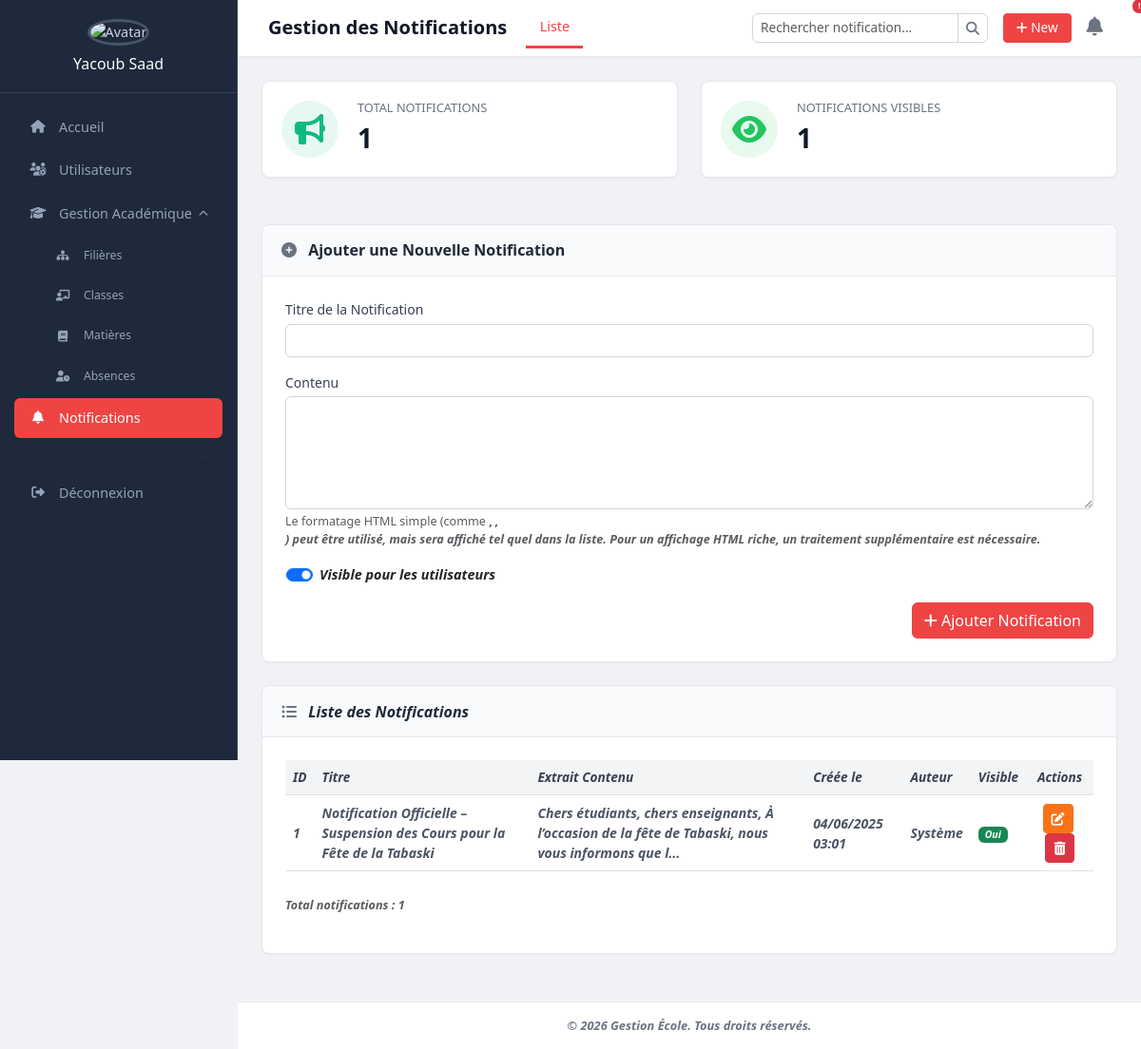
Page /dashboard/admin/notifications.php on the committed database.
### tables this page shows
CREATE TABLE IF NOT EXISTS `notifications` (
  `id` int NOT NULL AUTO_INCREMENT,
  `titre` varchar(255) NOT NULL,
  `contenu` text NOT NULL,
  `date_creation` datetime DEFAULT CURRENT_TIMESTAMP,
  `visible` tinyint(1) DEFAULT '1',
  `id_auteur` int DEFAULT NULL,
  PRIMARY KEY (`id`),
  KEY `id_auteur` (`id_auteur`)
);

### dashboard/admin/notifications.php (the view, shortened to what this page needs)
<?php
class Database {
    private $host = 'localhost'; private $db_name = 'gestion_school'; private $username = 'root'; private $password = ''; private $conn;
    public function connect() { $this->conn = null; try { $this->conn = new PDO('mysql:host=' . $this->host . ';dbname=' . $this->db_name, $this->username, $this->password); $this->conn->setAttribute(PDO::ATTR_ERRMODE, PDO::ERRMODE_EXCEPTION); $this->conn->exec('SET NAMES utf8'); } catch(PDOException $e) { error_log('Erreur connexion: ' . $e->getMessage()); die('Erreur connexion DB. Message: ' . $e->getMessage()); } return $this->conn; }
    public function prepare($sql) { if (!$this->conn) $this->connect(); return $this->conn->prepare($sql); }
    public function execute($stmt, $params = []) { try { return $stmt->execute($params); } catch(PDOException $e) { error_log('Erreur SQL: ' . $e->getMessage() . ' | Query: ' . $stmt->queryString); return false; } }
    public function fetchAll($stmt) { return $stmt->fetchAll(PDO::FETCH_ASSOC); }
}
function getCurrentPage() { return basename($_SERVER['SCRIPT_FILENAME']); }
$database = new Database();
$pageTitle = "Gestion des Notifications";
$message = '';
$edit_notification_data = null;
$notifications_list = [];
$count_total_notifications = 0;
try {
    $sql_list = "SELECT n.id, n.titre, LEFT(n.contenu, 100) as contenu_extrait, n.date_creation, n.visible, u.nom as auteur_nom, u.prenom as auteur_prenom
                 FROM notifications n
                 LEFT JOIN utilisateurs u ON n.id_auteur = u.id
                 ORDER BY n.date_creation DESC";
    $stmt_list = $database->prepare($sql_list);
    if ($database->execute($stmt_list)) {
        $notifications_list = $database->fetchAll($stmt_list);
        $count_total_notifications = count($notifications_list);
    } else {
        $message = "Erreur récupération liste notifications.";
        $message_type = "danger";
        error_log("Erreur SQL (liste notifications): " . ($stmt_list->errorInfo()[2] ?? "Erreur inconnue"));
    }
} catch (PDOException $e) {
    $message = "Erreur DB (liste notifications): " . $e->getMessage();
    $message_type = "danger";
    error_log("Erreur PDO (liste notifications): " . $e->getMessage());
}
$currentPage = getCurrentPage();
$userImageUrl = BASE_URL . 'assets/images/default_avatar.png';
?>
<!DOCTYPE html>
<html lang="fr">
<head>
    <link href="https://cdn.jsdelivr.net/npm/bootstrap@5.3.2/dist/css/bootstrap.min.css" rel="stylesheet">
    <link rel="stylesheet" href="https://cdnjs.cloudflare.com/ajax/libs/font-awesome/6.4.0/css/all.min.css">
</head>
<body>
    <aside class="sidebar">
        <div class="sidebar-header">
            <img src="<?php echo htmlspecialchars($userImageUrl); ?>" alt="Avatar" class="user-avatar">
            <h5><?php echo isset($_SESSION['user_nom_complet']) ? htmlspecialchars($_SESSION['user_nom_complet']) : 'Yacoub Saad'; ?></h5>
        </div>
        <nav class="nav sidebar-nav flex-column">
            <a class="nav-link" href="<?php echo BASE_URL; ?>dashboard.php"><i class="fas fa-home fa-fw"></i> Accueil</a>
            <a class="nav-link" href="<?php echo BASE_URL; ?>dashboard/admin/gestion_utilisateurs.php"><i class="fas fa-users-cog fa-fw"></i> Utilisateurs</a>
            <a class="nav-link <?php echo in_array($currentPage, ['gestion_filieres.php', 'gestion_classes.php', 'gestion_matieres.php', 'gestion_absences.php', 'notifications.php']) ? '' : 'collapsed'; ?>"
               href="#submenuGestionAcademique" data-bs-toggle="collapse" role="button"
               aria-expanded="<?php echo in_array($currentPage, ['gestion_filieres.php', 'gestion_classes.php', 'gestion_matieres.php', 'gestion_absences.php', 'notifications.php']) ? 'true' : 'false'; ?>" >
                <i class="fas fa-graduation-cap fa-fw"></i> Gestion Académique
            </a>
            <div class="collapse <?php echo in_array($currentPage, ['gestion_filieres.php', 'gestion_classes.php', 'gestion_matieres.php', 'gestion_absences.php', 'notifications.php']) ? 'show' : ''; ?>" id="submenuGestionAcademique">
                <ul class="nav flex-column ps-3">
                    <li class="nav-item"><a class="nav-link <?php echo ($currentPage == 'gestion_filieres.php') ? 'active' : ''; ?>" href="<?php echo BASE_URL; ?>dashboard/admin/gestion_filieres.php"><i class="fas fa-sitemap fa-fw"></i> Filières</a></li>
                    <li class="nav-item"><a class="nav-link <?php echo ($currentPage == 'gestion_classes.php') ? 'active' : ''; ?>" href="<?php echo BASE_URL; ?>dashboard/admin/gestion_classes.php"><i class="fas fa-chalkboard-teacher fa-fw"></i> Classes</a></li>
                    <li class="nav-item"><a class="nav-link <?php echo ($currentPage == 'gestion_matieres.php') ? 'active' : ''; ?>" href="<?php echo BASE_URL; ?>dashboard/admin/gestion_matieres.php"><i class="fas fa-book fa-fw"></i> Matières</a></li>
                    <li class="nav-item"><a class="nav-link <?php echo ($currentPage == 'gestion_absences.php') ? 'active' : ''; ?>" href="<?php echo BASE_URL; ?>dashboard/admin/gestion_absences.php"><i class="fas fa-user-clock fa-fw"></i> Absences</a></li>
                </ul>
            </div>
             <a class="nav-link <?php echo ($currentPage == 'notifications.php') ? 'active' : ''; ?>" href="<?php echo BASE_URL; ?>dashboard/admin/notifications.php">
                <i class="fas fa-bell fa-fw"></i> Notifications
            </a>
            <hr class="sidebar-divider">
            <a class="nav-link" href="#"><i class="fas fa-sign-out-alt fa-fw"></i> Déconnexion</a>
        </nav>
    </aside>
    <div class="main-wrapper">
        <nav class="top-navbar navbar navbar-expand-lg">
            <div class="container-fluid">
                <h1 class="page-main-title"><?php echo htmlspecialchars($pageTitle); ?></h1>
                <ul class="nav nav-pills top-nav-tabs me-auto">
                    <li class="nav-item"><a href="<?php echo BASE_URL; ?>dashboard/admin/notifications.php" class="nav-link active" aria-current="page">Liste</a></li>
                </ul>
                <div class="collapse navbar-collapse" id="topNavContent">
                    <form class="d-flex ms-auto me-3 search-form" role="search">
                        <div class="input-group input-group-sm">
                            <input class="form-control" type="search" placeholder="Rechercher notification..." aria-label="Search">
                            <button class="btn btn-outline-secondary" type="submit"><i class="fas fa-search"></i></button>
                        </div>
                    </form>
                    <ul class="navbar-nav align-items-center">
                        <li class="nav-item"><button class="btn btn-sm btn-new"><i class="fas fa-plus"></i> New</button></li>
                        <li class="nav-item ms-2"><a class="nav-link" href="#" title="Notifications"><i class="fas fa-bell fs-5"></i><span class="badge rounded-pill bg-danger notification-badge">!</span></a></li>
                    </ul>
                </div>
            </div>
        </nav>
        <main class="content-area">
            <div class="row stats-card-row">
                <div class="col-xl-6 col-md-6 mb-4">
                    <div class="stat-card"><div class="stat-card-icon icon-notifications"><i class="fas fa-bullhorn"></i></div><div class="stat-card-info"><h6>Total Notifications</h6><span class="stat-number"><?php echo $count_total_notifications; ?></span></div></div>
                </div>
                <?php
                    $count_visibles = 0;
                    if(is_array($notifications_list) || is_object($notifications_list)){
                        foreach ($notifications_list as $notif) { if ($notif['visible']) $count_visibles++; }
                    }
                ?>
                <div class="col-xl-6 col-md-6 mb-4"><div class="stat-card"><div class="stat-card-icon" style="background-color: rgba(34,197,94,.1); color: #22c55e;"><i class="fas fa-eye"></i></div><div class="stat-card-info"><h6>Notifications Visibles</h6><span class="stat-number"><?php echo $count_visibles; ?></span></div></div></div>
            </div>
            <div class="card card-custom mb-4">
                <div class="card-header"><i class="fas <?php echo $edit_notification_data ? 'fa-edit' : 'fa-plus-circle'; ?>"></i> <?php echo $edit_notification_data ? 'Modifier la Notification' : 'Ajouter une Nouvelle Notification'; ?></div>
                <div class="card-body">
                    <form action="notifications.php" method="POST">
                        <div class="mb-3">
                            <label for="titre" class="form-label">Titre de la Notification</label>
                            <input type="text" class="form-control" id="titre" name="titre" value="<?php echo $edit_notification_data ? htmlspecialchars($edit_notification_data['titre']) : ''; ?>" required>
                        </div>
                        <div class="mb-3">
                            <label for="contenu" class="form-label">Contenu</label>
                            <textarea class="form-control" id="contenu" name="contenu" rows="5" required><?php echo $edit_notification_data ? htmlspecialchars($edit_notification_data['contenu']) : ''; ?></textarea>
                            <div class="form-text">Le formatage HTML simple (comme <b>, <i>, <br>) peut être utilisé, mais sera affiché tel quel dans la liste. Pour un affichage HTML riche, un traitement supplémentaire est nécessaire.</div>
                        </div>
                        <div class="mb-3 form-check form-switch">
                            <input class="form-check-input" type="checkbox" role="switch" id="visible" name="visible" value="1" <?php echo ($edit_notification_data && $edit_notification_data['visible']) ? 'checked' : (!$edit_notification_data ? 'checked' : '');  ?>>
                            <label class="form-check-label" for="visible">Visible pour les utilisateurs</label>
                        </div>
                        <div class="d-flex justify-content-end mt-3">
                            <?php if ($edit_notification_data): ?>
                                <button type="submit" name="update_notification" class="btn btn-custom-edit me-2"><i class="fas fa-save"></i> Mettre à Jour</button>
                                <a href="notifications.php" class="btn btn-secondary"><i class="fas fa-times"></i> Annuler</a>
                            <?php else: ?>
                                <button type="submit" name="add_notification" class="btn btn-custom-primary"><i class="fas fa-plus"></i> Ajouter Notification</button>
                            <?php endif; ?>
                        </div>
                    </form>
                </div>
            </div>
            <div class="card card-custom">
                <div class="card-header"><i class="fas fa-list-ul"></i> Liste des Notifications</div>
                <div class="card-body">
                    <?php if (empty($notifications_list) && empty($message) ): ?>
                        <div class="alert alert-custom-info" role="alert">Aucune notification trouvée.</div>
                    <?php elseif (!empty($notifications_list)): ?>
                    <div class="table-responsive">
                        <table class="table table-hover">
                            <thead><tr><th>ID</th><th>Titre</th><th>Extrait Contenu</th><th>Créée le</th><th>Auteur</th><th>Visible</th><th class="text-center">Actions</th></tr></thead>
                            <tbody>
                                <?php foreach ($notifications_list as $notification): ?>
                                <tr>
                                    <td><?php echo htmlspecialchars($notification['id']); ?></td>
                                    <td><?php echo htmlspecialchars($notification['titre']); ?></td>
                                    <td><?php echo htmlspecialchars($notification['contenu_extrait']); ?>...</td>
                                    <td><?php echo date('d/m/Y H:i', strtotime($notification['date_creation'])); ?></td>
                                    <td><?php echo ($notification['auteur_prenom'] || $notification['auteur_nom']) ? htmlspecialchars($notification['auteur_prenom'] . ' ' . $notification['auteur_nom']) : 'Système'; ?></td>
                                    <td><span class="badge bg-<?php echo $notification['visible'] ? 'success' : 'secondary'; ?>"><?php echo $notification['visible'] ? 'Oui' : 'Non'; ?></span></td>
                                    <td class="text-center">
                                        <a href="notifications.php?edit_id=<?php echo htmlspecialchars($notification['id']); ?>" class="btn btn-sm btn-custom-edit me-1" title="Modifier"><i class="fas fa-edit"></i></a>
                                        <a href="notifications.php?delete_id=<?php echo htmlspecialchars($notification['id']); ?>" class="btn btn-sm btn-danger" title="Supprimer" onclick="return confirm('Supprimer cette notification ?');"><i class="fas fa-trash-alt"></i></a>
                                    </td>
                                </tr>
                                <?php endforeach; ?>
                            </tbody>
                        </table>
                    </div>
                    <p class="mt-2 text-muted"><small>Total notifications : <?php echo $count_total_notifications; ?></small></p>
                    <?php endif; ?>
                </div>
            </div>
        </main>
        <footer class="page-footer">© <?php echo date("Y"); ?> Gestion École. Tous droits réservés.</footer>
    </div>
</body>
</html>

### rows in the picture
notifications: id "1", titre "Notification Officielle – Suspension des Cours pour la Fête de la Tabaski", contenu_extrait "Chers étudiants, chers enseignants, À l’occasion de la fête de Tabaski, nous vous informons que l", date_creation "04/06/2025 03:01", visible "Oui"

### other values in the picture
$pageTitle "Gestion des Notifications"
$count_total_notifications "1"
$count_visibles "1"
